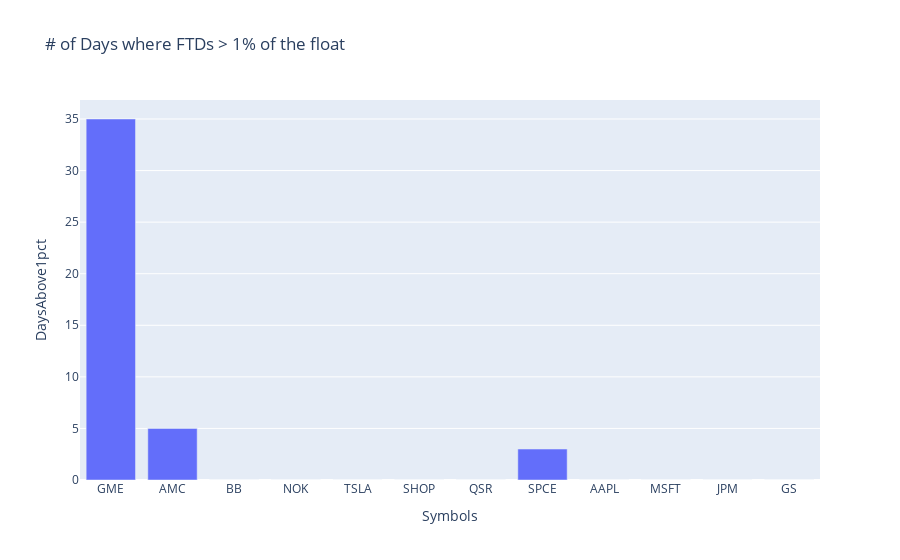

Source (notebook cell):
### Code cell
df_countbar

### Figure 1 — Plotly figure (JSON) as saved in the notebook; plotly's stock layout.template omitted (floating-point values rounded to 4 significant figures)
{"data": [{"alignmentgroup": "True", "hovertemplate": "Symbols=%{x}<br>DaysAbove1pct=%{y}<extra></extra>", "legendgroup": "", "marker": {"color": "#636efa", "pattern": {"shape": ""}}, "name": "", "offsetgroup": "", "orientation": "v", "showlegend": false, "textposition": "auto", "type": "bar", "x": ["GME", "AMC", "BB", "NOK", "TSLA", "SHOP", "QSR", "SPCE", "AAPL", "MSFT", "JPM", "GS"], "xaxis": "x", "y": [35, 5, 0, 0, 0, 0, 0, 3, 0, 0, 0, 0], "yaxis": "y"}], "layout": {"autosize": true, "barmode": "relative", "legend": {"tracegroupgap": 0}, "title": {"text": "# of Days where FTDs > 1% of the float"}, "xaxis": {"anchor": "y", "autorange": true, "domain": [0, 1], "range": [-0.5, 11.5], "title": {"text": "Symbols"}, "type": "category"}, "yaxis": {"anchor": "x", "autorange": true, "domain": [0, 1], "range": [0, 36.84], "title": {"text": "DaysAbove1pct"}, "type": "linear"}}}
